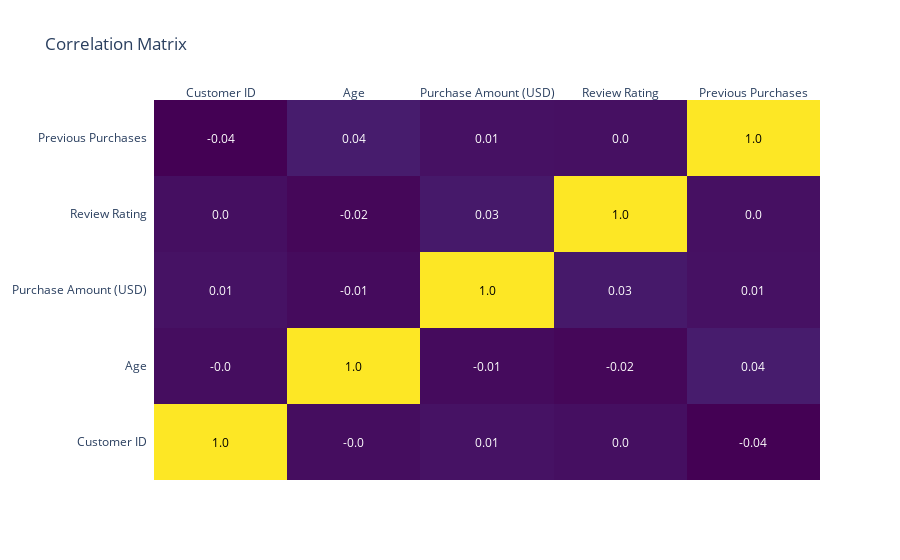

This figure's notebook cell:
### Code cell
#Correlation Matrix
import plotly.figure_factory as ff
correlation_matrix = df.select_dtypes(include=['float64', 'int64']).corr()


fig = ff.create_annotated_heatmap(
    z=correlation_matrix.to_numpy(),
    x=list(correlation_matrix.columns),
    y=list(correlation_matrix.index),
    annotation_text=correlation_matrix.round(2).values,
    colorscale='Viridis',
)
fig.update_layout(title='Correlation Matrix')

### Figure 1 — Plotly figure (JSON) as saved in the notebook; plotly's stock layout.template omitted (floating-point values rounded to 4 significant figures)
{"data": [{"colorscale": [[0, "#440154"], [0.1111, "#482878"], [0.2222, "#3e4989"], [0.3333, "#31688e"], [0.4444, "#26828e"], [0.5556, "#1f9e89"], [0.6667, "#35b779"], [0.7778, "#6ece58"], [0.8889, "#b5de2b"], [1, "#fde725"]], "reversescale": false, "showscale": false, "type": "heatmap", "x": ["Customer ID", "Age", "Purchase Amount (USD)", "Review Rating", "Previous Purchases"], "y": ["Customer ID", "Age", "Purchase Amount (USD)", "Review Rating", "Previous Purchases"], "z": [[1, -0.004079, 0.01105, 0.001343, -0.03916], [-0.004079, 1, -0.01042, -0.02195, 0.04044], [0.01105, -0.01042, 1, 0.03078, 0.008063], [0.001343, -0.02195, 0.03078, 1, 0.004229], [-0.03916, 0.04044, 0.008063, 0.004229, 1]]}], "layout": {"annotations": [{"font": {"color": "#000000"}, "showarrow": false, "text": "1.0", "x": "Customer ID", "xref": "x", "y": "Customer ID", "yref": "y"}, {"font": {"color": "#FFFFFF"}, "showarrow": false, "text": "-0.0", "x": "Age", "xref": "x", "y": "Customer ID", "yref": "y"}, {"font": {"color": "#FFFFFF"}, "showarrow": false, "text": "0.01", "x": "Purchase Amount (USD)", "xref": "x", "y": "Customer ID", "yref": "y"}, {"font": {"color": "#FFFFFF"}, "showarrow": false, "text": "0.0", "x": "Review Rating", "xref": "x", "y": "Customer ID", "yref": "y"}, {"font": {"color": "#FFFFFF"}, "showarrow": false, "text": "-0.04", "x": "Previous Purchases", "xref": "x", "y": "Customer ID", "yref": "y"}, {"font": {"color": "#FFFFFF"}, "showarrow": false, "text": "-0.0", "x": "Customer ID", "xref": "x", "y": "Age", "yref": "y"}, {"font": {"color": "#000000"}, "showarrow": false, "text": "1.0", "x": "Age", "xref": "x", "y": "Age", "yref": "y"}, {"font": {"color": "#FFFFFF"}, "showarrow": false, "text": "-0.01", "x": "Purchase Amount (USD)", "xref": "x", "y": "Age", "yref": "y"}, {"font": {"color": "#FFFFFF"}, "showarrow": false, "text": "-0.02", "x": "Review Rating", "xref": "x", "y": "Age", "yref": "y"}, {"font": {"color": "#FFFFFF"}, "showarrow": false, "text": "0.04", "x": "Previous Purchases", "xref": "x", "y": "Age", "yref": "y"}, {"font": {"color": "#FFFFFF"}, "showarrow": false, "text": "0.01", "x": "Customer ID", "xref": "x", "y": "Purchase Amount (USD)", "yref": "y"}, {"font": {"color": "#FFFFFF"}, "showarrow": false, "text": "-0.01", "x": "Age", "xref": "x", "y": "Purchase Amount (USD)", "yref": "y"}, {"font": {"color": "#000000"}, "showarrow": false, "text": "1.0", "x": "Purchase Amount (USD)", "xref": "x", "y": "Purchase Amount (USD)", "yref": "y"}, {"font": {"color": "#FFFFFF"}, "showarrow": false, "text": "0.03", "x": "Review Rating", "xref": "x", "y": "Purchase Amount (USD)", "yref": "y"}, {"font": {"color": "#FFFFFF"}, "showarrow": false, "text": "0.01", "x": "Previous Purchases", "xref": "x", "y": "Purchase Amount (USD)", "yref": "y"}, {"font": {"color": "#FFFFFF"}, "showarrow": false, "text": "0.0", "x": "Customer ID", "xref": "x", "y": "Review Rating", "yref": "y"}, {"font": {"color": "#FFFFFF"}, "showarrow": false, "text": "-0.02", "x": "Age", "xref": "x", "y": "Review Rating", "yref": "y"}, {"font": {"color": "#FFFFFF"}, "showarrow": false, "text": "0.03", "x": "Purchase Amount (USD)", "xref": "x", "y": "Review Rating", "yref": "y"}, {"font": {"color": "#000000"}, "showarrow": false, "text": "1.0", "x": "Review Rating", "xref": "x", "y": "Review Rating", "yref": "y"}, {"font": {"color": "#FFFFFF"}, "showarrow": false, "text": "0.0", "x": "Previous Purchases", "xref": "x", "y": "Review Rating", "yref": "y"}, {"font": {"color": "#FFFFFF"}, "showarrow": false, "text": "-0.04", "x": "Customer ID", "xref": "x", "y": "Previous Purchases", "yref": "y"}, {"font": {"color": "#FFFFFF"}, "showarrow": false, "text": "0.04", "x": "Age", "xref": "x", "y": "Previous Purchases", "yref": "y"}, {"font": {"color": "#FFFFFF"}, "showarrow": false, "text": "0.01", "x": "Purchase Amount (USD)", "xref": "x", "y": "Previous Purchases", "yref": "y"}, {"font": {"color": "#FFFFFF"}, "showarrow": false, "text": "0.0", "x": "Review Rating", "xref": "x", "y": "Previous Purchases", "yref": "y"}, {"font": {"color": "#000000"}, "showarrow": false, "text": "1.0", "x": "Previous Purchases", "xref": "x", "y": "Previous Purchases", "yref": "y"}], "title": {"text": "Correlation Matrix"}, "xaxis": {"dtick": 1, "gridcolor": "rgb(0, 0, 0)", "side": "top", "ticks": ""}, "yaxis": {"dtick": 1, "ticks": "", "ticksuffix": "  "}}}
